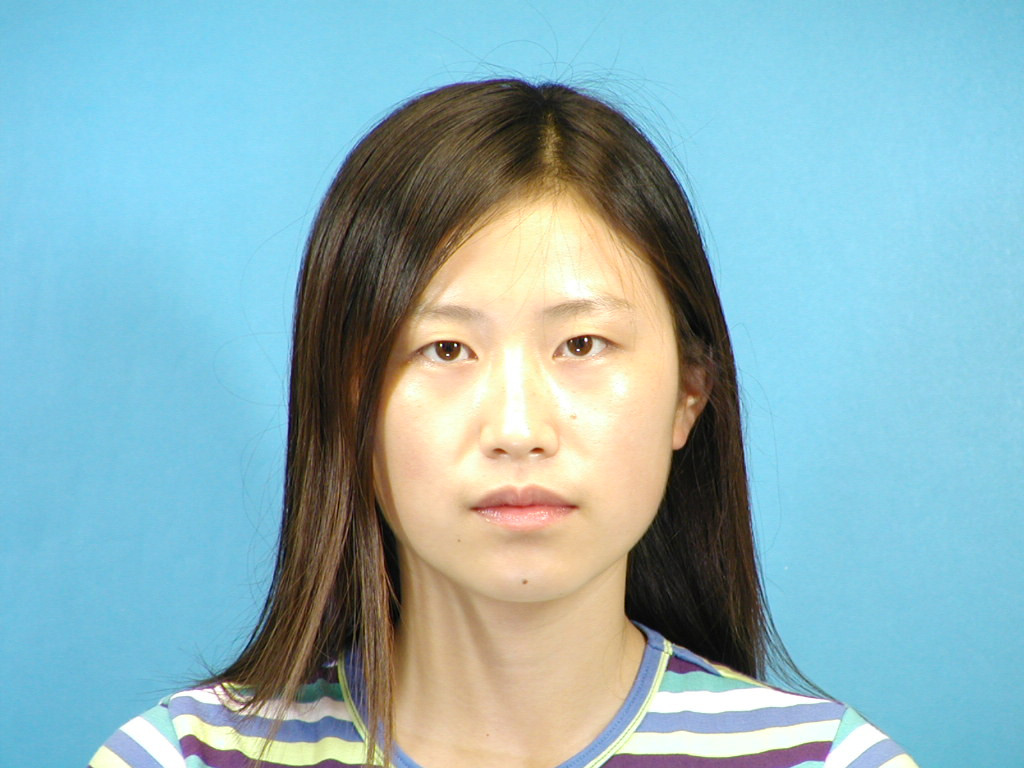
#> input picture pic/CNHK/photo/f-039-01.jpg, 1024 x 768 px, found by its file name; its folder holds only this picture in this run
$ python pretreat.py
#> lines starting #> are read from the running program, lines starting #| are printed output that depends on the picture
import cv2
import numpy as np
import math
import os


def rotate_img(img, angle):
    row, col = img.shape
    M = cv2.getRotationMatrix2D((row / 2, col / 2), angle, 1)
    res = cv2.warpAffine(img, M, (row, col))
    return res


def get_eight_directions(l_len):
    L = np.zeros((8, l_len, l_len))
    half_len = (l_len + 1) / 2
    for i in range(8):
        if i == 0 or i == 1 or i == 2 or i == 7:
            for x in range(l_len):
                y = int(half_len - int(round((x + 1 - half_len) * math.tan(math.pi * i / 8))))
                if y > 0 and y <= l_len:
                    L[i, x, y - 1] = 1
            if i != 7:
                L[i + 4] = np.rot90(L[i])
    L[3] = np.rot90(L[7], 3)
    return L


# compute and get the stroke of the raw img
def get_stroke(img, ks, dirNum):
    height, width = img.shape[0], img.shape[1]
    img = np.float32(img) / 255.0
    img = cv2.medianBlur(img, 3)
    imX = np.append(np.absolute(img[:, 0: width - 1] - img[:, 1: width]), np.zeros((height, 1)), axis=1)
    imY = np.append(np.absolute(img[0: height - 1, :] - img[1: height, :]), np.zeros((1, width)), axis=0)
    img_gredient = imX + imY

    kernel_Ref = np.zeros((ks * 2 + 1, ks * 2 + 1))
    kernel_Ref[ks, :] = 1

    response = np.zeros((dirNum, height, width))
    L = get_eight_directions(2 * ks + 1)
    for n in range(dirNum):
        ker = rotate_img(kernel_Ref, n * 180 / dirNum)
        response[n, :, :] = cv2.filter2D(img, -1, ker)

    Cs = np.zeros((dirNum, height, width))
    for x in range(width):
        for y in range(height):
            i = np.argmax(response[:, y, x])
            Cs[i, y, x] = img_gredient[y, x]

    spn = np.zeros((8, img.shape[0], img.shape[1]))

    kernel_Ref = np.zeros((2 * ks + 1, 2 * ks + 1))
    kernel_Ref[ks, :] = 1
    for n in range(width):
        if (ks - n) >= 0:
            kernel_Ref[ks - n, :] = 1
        if (ks + n) < ks * 2:
            kernel_Ref[ks + n, :] = 1

    kernel_Ref = np.zeros((2 * ks + 1, 2 * ks + 1))
    kernel_Ref[ks, :] = 1

    for i in range(8):
        ker = rotate_img(kernel_Ref, i * 180 / dirNum)
        spn[i] = cv2.filter2D(Cs[i], -1, ker)

    sp = np.sum(spn, axis=0)
    sp = (sp - np.min(sp)) / (np.max(sp) - np.min(sp))
    S = 1 - sp
    S = S * 255
    return S


filepath = "D:/pic/CNHK/photo/"
files = os.listdir(filepath)
for file in files:
    if not os.path.isdir(file):
        img = cv2.imread("D:/pic/CNHK/photo/"+file, 0)
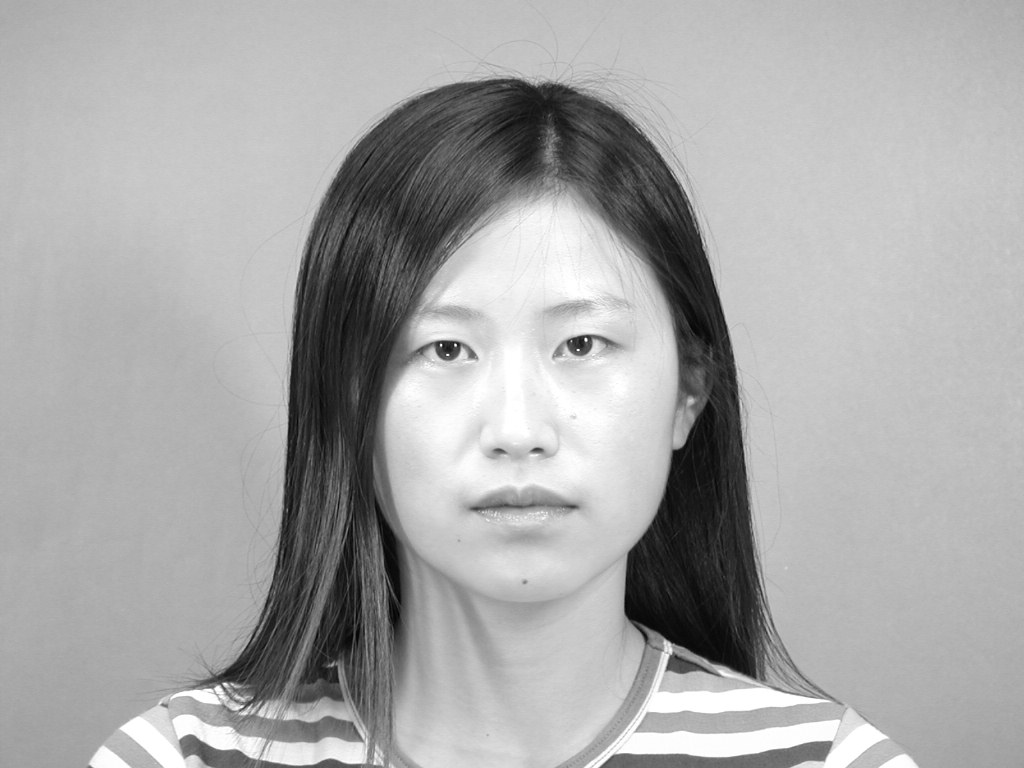
#> img: shape (768, 1024); min 0, max 255, mean 168.3
        p=get_stroke(img,3,8)
#> in get_stroke, `imX = np.append(np.absolute(img[:, 0: width - 1] - img[:, 1: width]), ..`:
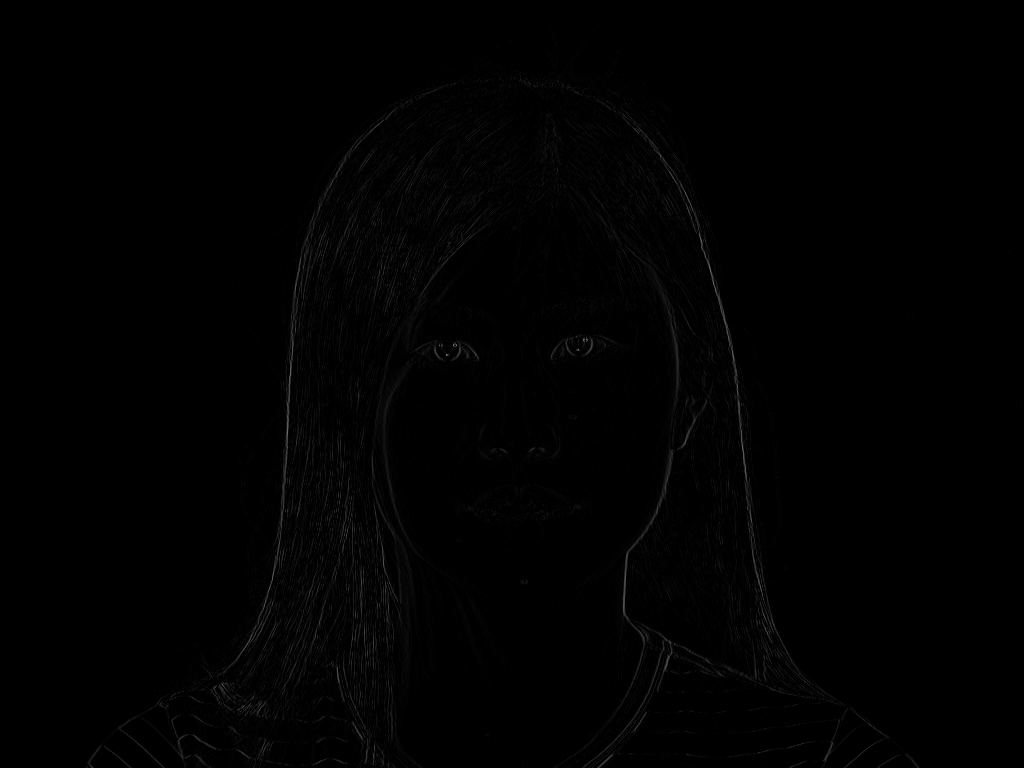
#> imX: shape (768, 1024) float64; min 0, max 0.525, mean 0.0072
#> in get_stroke, `S = 1 - sp`:
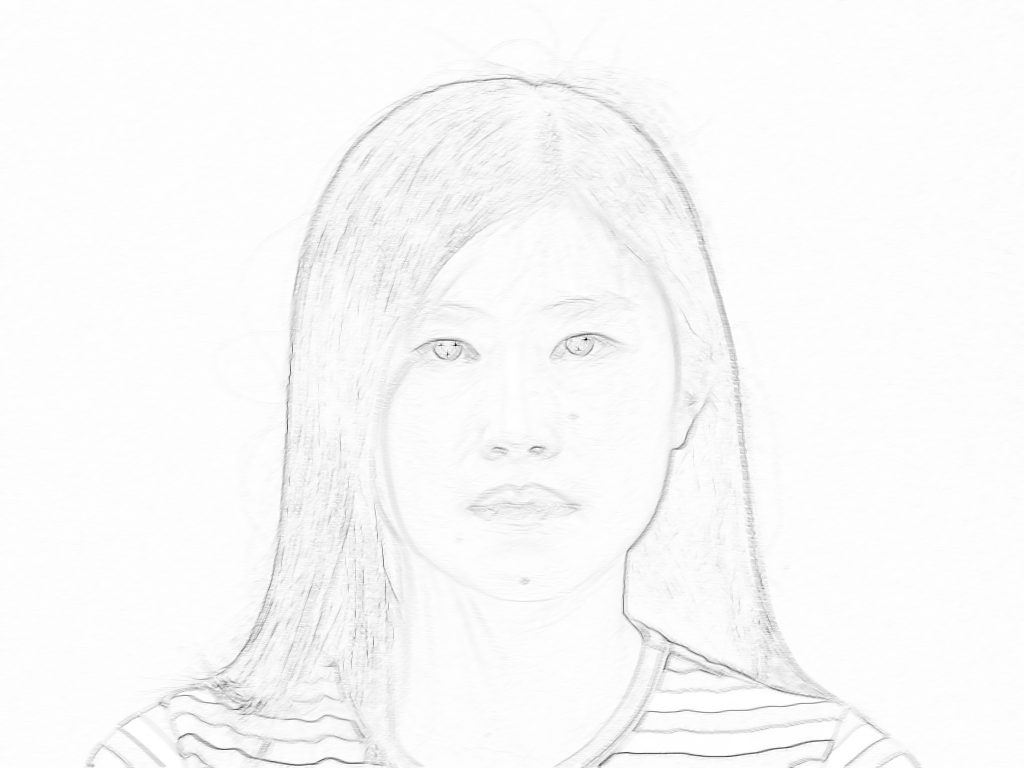
#> S: shape (768, 1024) float64; min 0, max 1, mean 0.979
        image = np.zeros((768,768),np.uint8)
        image = p[0:768,128:1024-128]
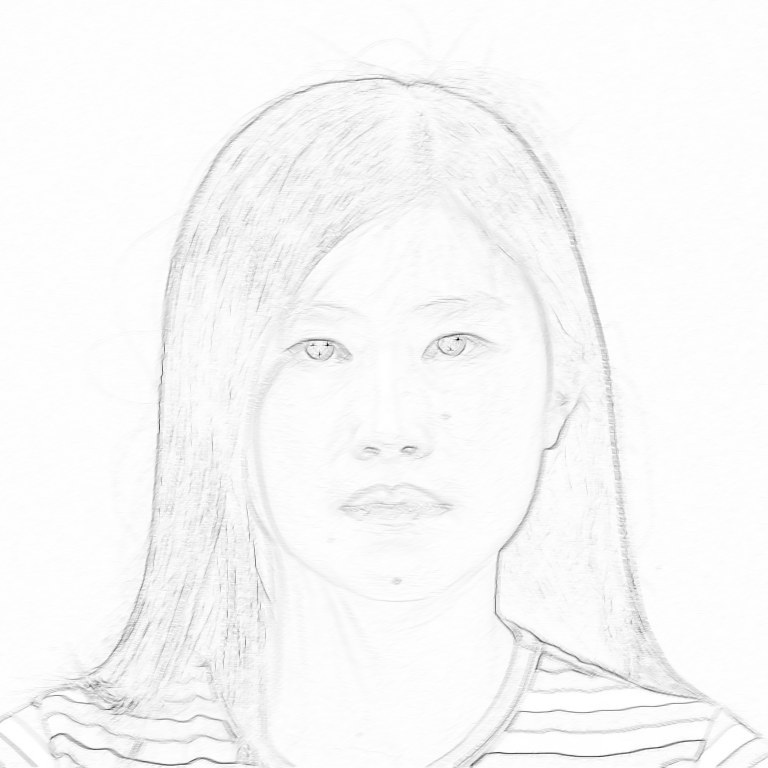
#> image: shape (768, 768) float64; min 0, max 255, mean 248.5
        cv2.imwrite('D:/pic/source/'+'pertreated'+file,image)
'''
filepath = 'f1-001-01.jpg'

S = get_stroke(simg, 3, 8)
S = S * 225
cv2.imwrite('pertreated.jpg', S)
'''

$ run again, on pic/CNHK/photo/f-043-01.jpg
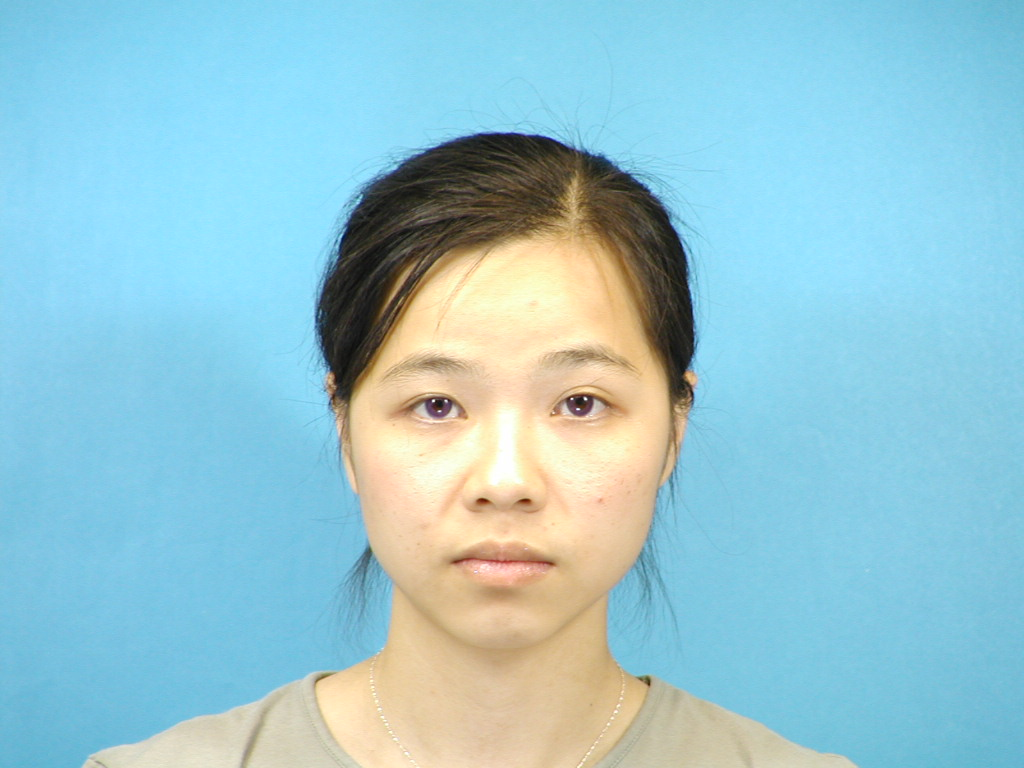
#> input picture pic/CNHK/photo/f-043-01.jpg, 1024 x 768 px, found by its file name
#> in get_stroke, `S = 1 - sp`:
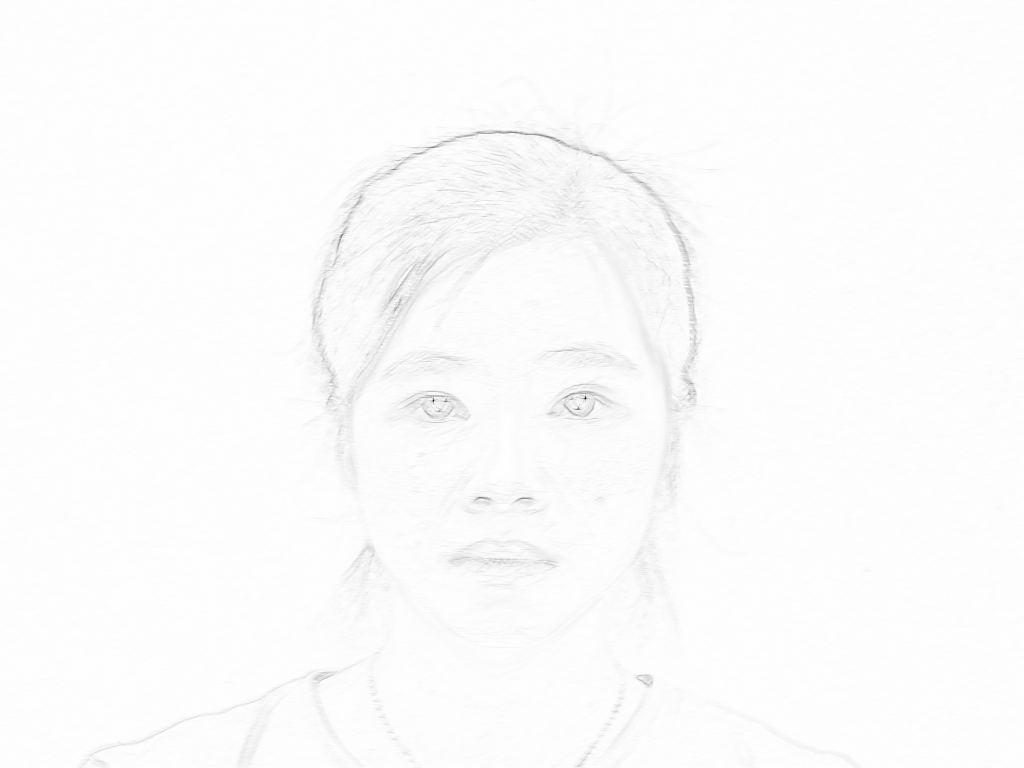
#> S: shape (768, 1024) float64; min 0, max 1, mean 0.989
#> `image = p[0:768,128:1024-128]`:
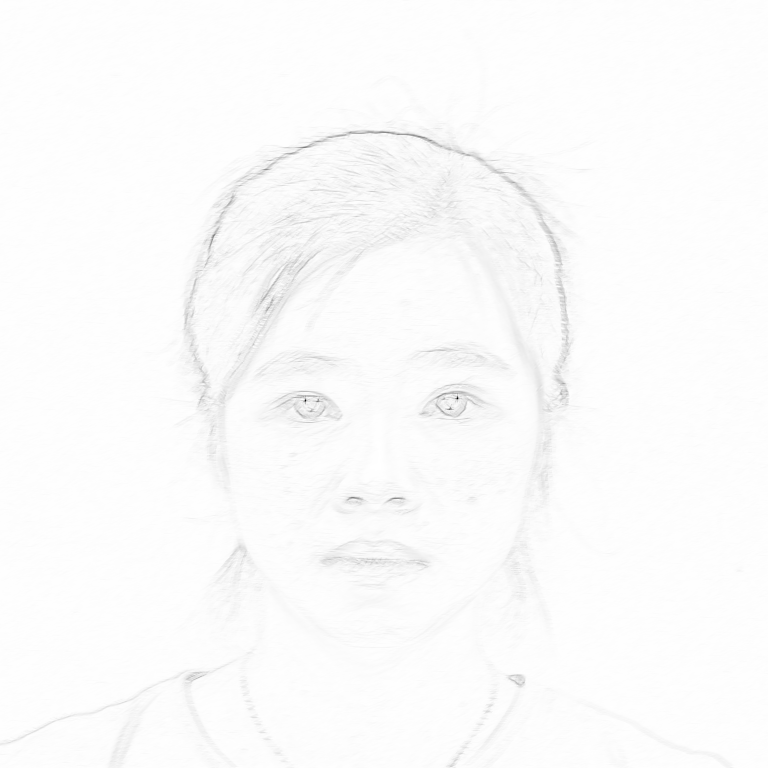
#> image: shape (768, 768) float64; min 0, max 255, mean 251.7

$ run again, on pic/CNHK/photo/f-040-01.jpg
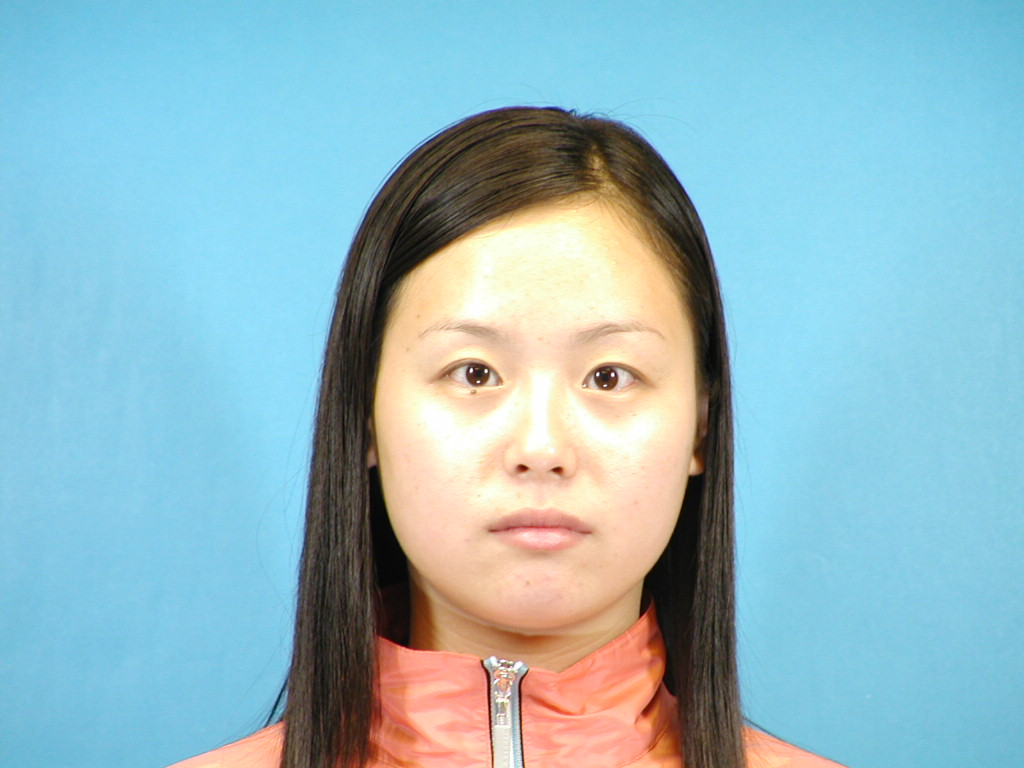
#> input picture pic/CNHK/photo/f-040-01.jpg, 1024 x 768 px, found by its file name
#> in get_stroke, `S = 1 - sp`:
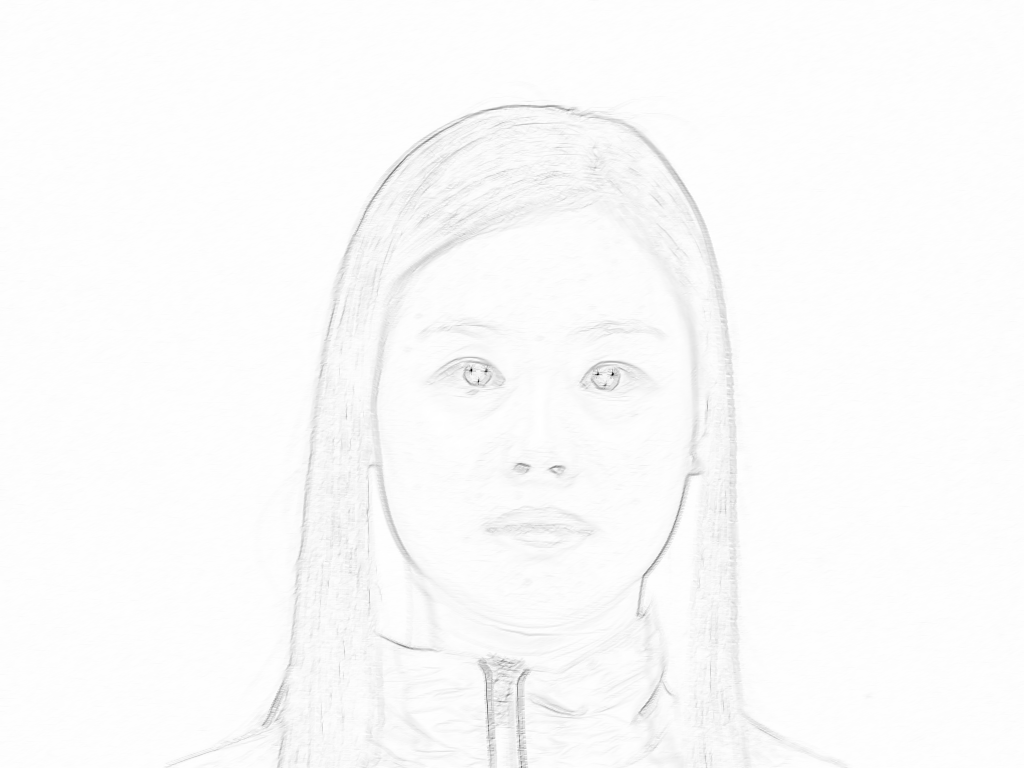
#> S: shape (768, 1024) float64; min 0, max 1, mean 0.986
#> `image = p[0:768,128:1024-128]`:
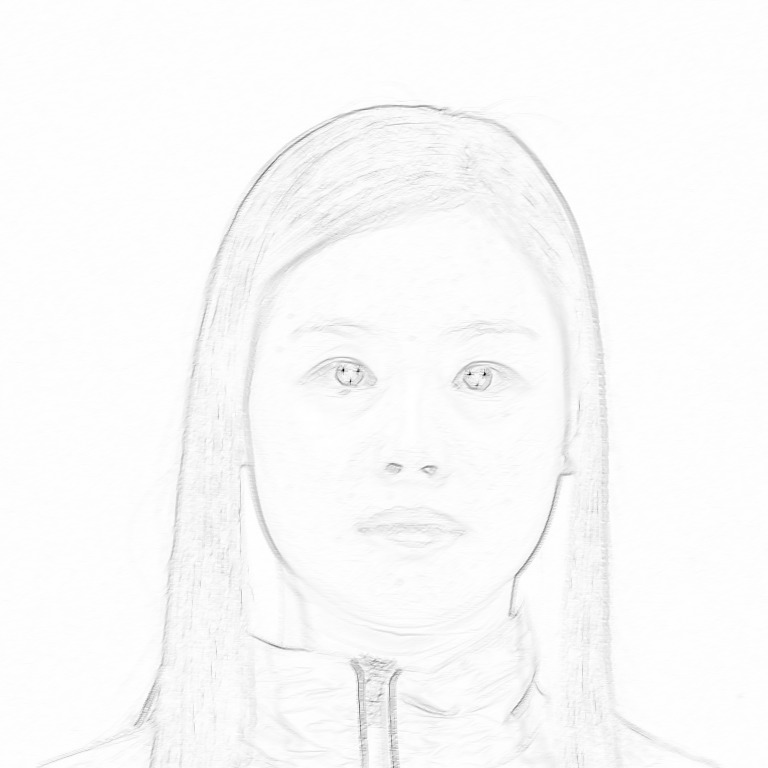
#> image: shape (768, 768) float64; min 0, max 255, mean 250.5
